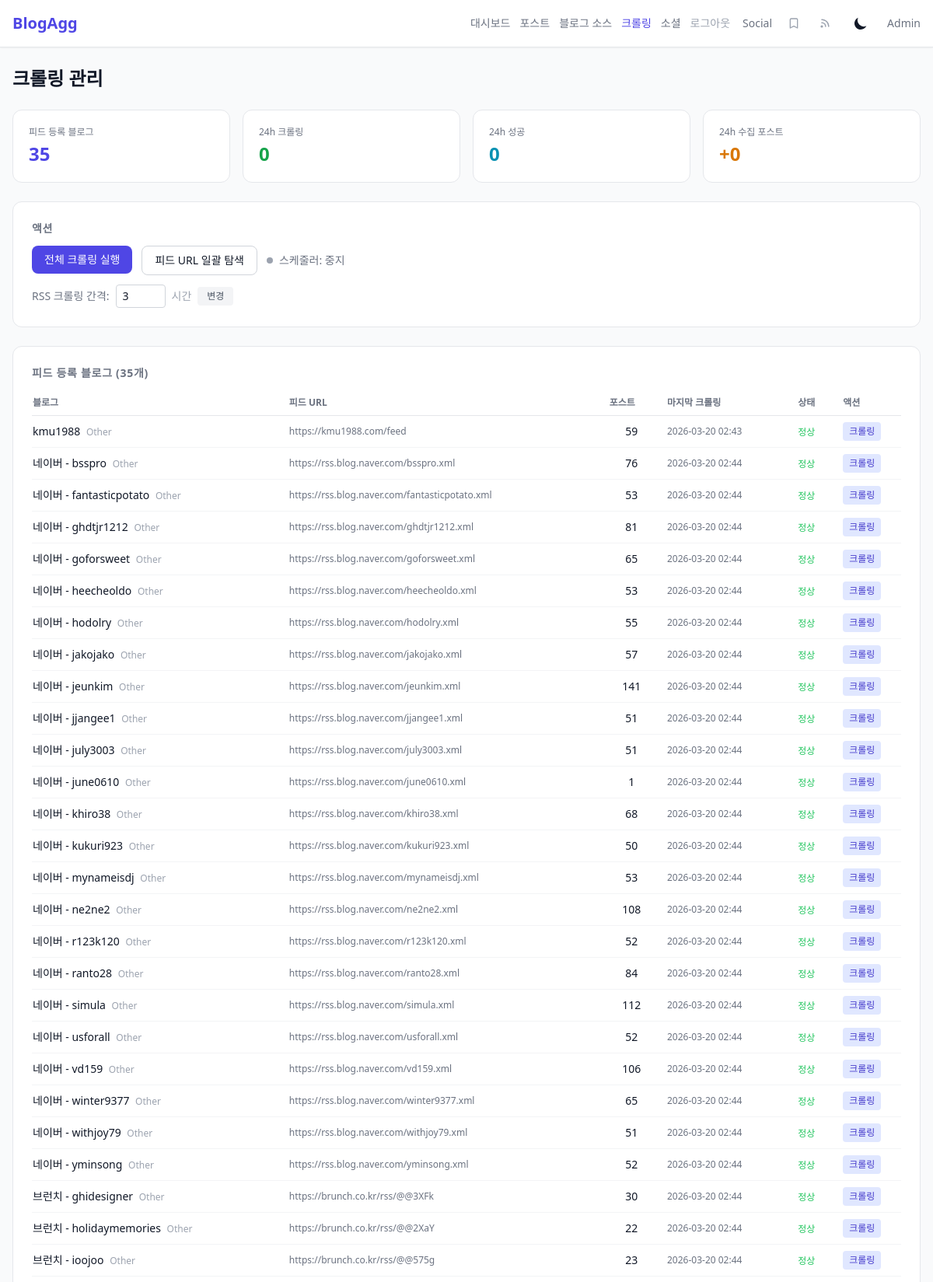
Page /admin/crawl (signed in, upper part) on the committed database.
### tables this page shows
CREATE TABLE blogs (
            id INTEGER PRIMARY KEY AUTOINCREMENT,
            name TEXT NOT NULL,
            url TEXT NOT NULL,
            feed_url TEXT,
            category TEXT,
            active INTEGER DEFAULT 1,
            description TEXT,
            created_at DATETIME DEFAULT CURRENT_TIMESTAMP
        , last_crawled_at TEXT, crawl_error TEXT);

### src/api/admin.py (the view)
@router.get("/crawl")
@require_auth
async def crawl_page(request: Request):
    repo = request.app.state.repo
    templates = request.app.state.templates
    blogs = repo.get_blogs_with_feed(active_only=False)
    post_counts = repo.get_blog_post_counts()
    for blog in blogs:
        blog["post_count"] = post_counts.get(blog["id"], 0)
    crawl_stats = repo.get_crawl_stats()
    recent_logs = repo.get_crawl_logs(limit=30)
    from src.scheduler import get_scheduler
    scheduler = get_scheduler()
    scheduler_running = scheduler is not None and scheduler.running if scheduler else False
    return templates.TemplateResponse("admin/crawl.html", {
        "request": request,
        "blogs": blogs,
        "crawl_stats": crawl_stats,
        "recent_logs": recent_logs,
        "scheduler_running": scheduler_running,
    })

### templates/admin/crawl.html (shortened to what this page needs)
{% extends "base.html" %}
{% block nav_extra %}
<div class="flex items-center gap-3 text-sm">
    <a href="/admin/" class="text-gray-500 hover:text-gray-700 dark:text-gray-400 dark:hover:text-gray-200">대시보드</a>
    <a href="/admin/posts" class="text-gray-500 hover:text-gray-700 dark:text-gray-400 dark:hover:text-gray-200">포스트</a>
    <a href="/admin/blogs" class="text-gray-500 hover:text-gray-700 dark:text-gray-400 dark:hover:text-gray-200">블로그 소스</a>
    <a href="/admin/crawl" class="text-indigo-600 dark:text-indigo-400 font-medium">크롤링</a>
    <a href="/admin/social" class="text-gray-500 hover:text-gray-700 dark:text-gray-400 dark:hover:text-gray-200">소셜</a>
    <a href="/admin/logout" class="text-gray-400 hover:text-red-500">로그아웃</a>
</div>
{% endblock %}
{% block content %}
<h1 class="text-2xl font-bold mb-6">크롤링 관리</h1>
<div class="grid grid-cols-2 sm:grid-cols-4 gap-4 mb-6">
    <div class="bg-white dark:bg-gray-800 rounded-xl p-5 border border-gray-200 dark:border-gray-700">
        <p class="text-xs text-gray-500 dark:text-gray-400 mb-1">피드 등록 블로그</p>
        <p class="text-2xl font-bold text-indigo-600 dark:text-indigo-400">{{ crawl_stats.total_with_feed }}</p>
    </div>
    <div class="bg-white dark:bg-gray-800 rounded-xl p-5 border border-gray-200 dark:border-gray-700">
        <p class="text-xs text-gray-500 dark:text-gray-400 mb-1">24h 크롤링</p>
        <p class="text-2xl font-bold text-green-600 dark:text-green-400">{{ crawl_stats.crawls_24h }}</p>
    </div>
    <div class="bg-white dark:bg-gray-800 rounded-xl p-5 border border-gray-200 dark:border-gray-700">
        <p class="text-xs text-gray-500 dark:text-gray-400 mb-1">24h 성공</p>
        <p class="text-2xl font-bold text-cyan-600 dark:text-cyan-400">{{ crawl_stats.success_24h }}</p>
    </div>
    <div class="bg-white dark:bg-gray-800 rounded-xl p-5 border border-gray-200 dark:border-gray-700">
        <p class="text-xs text-gray-500 dark:text-gray-400 mb-1">24h 수집 포스트</p>
        <p class="text-2xl font-bold text-amber-600 dark:text-amber-400">+{{ crawl_stats.posts_added_24h }}</p>
    </div>
</div>
<div class="bg-white dark:bg-gray-800 rounded-xl p-6 border border-gray-200 dark:border-gray-700 mb-6">
    <h2 class="text-sm font-semibold text-gray-500 dark:text-gray-400 uppercase tracking-wider mb-3">액션</h2>
    <div class="flex flex-wrap gap-3">
        <form method="post" action="/admin/crawl/all" onsubmit="this.querySelector('button').disabled=true; this.querySelector('button').textContent='크롤링 중...'">
            <button type="submit" class="px-4 py-2 bg-indigo-600 text-white text-sm rounded-lg hover:bg-indigo-700">
                전체 크롤링 실행
            </button>
        </form>
        <form method="post" action="/admin/blogs/find-all-feeds" onsubmit="this.querySelector('button').disabled=true; this.querySelector('button').textContent='탐색 중...'">
            <button type="submit" class="px-4 py-2 border border-gray-300 dark:border-gray-600 text-sm rounded-lg hover:bg-gray-50 dark:hover:bg-gray-700">
                피드 URL 일괄 탐색
            </button>
        </form>
        <div class="flex items-center gap-2 text-sm text-gray-500 dark:text-gray-400">
            <span class="inline-block w-2 h-2 rounded-full {% if scheduler_running %}bg-green-500{% else %}bg-gray-400{% endif %}"></span>
            스케줄러: {% if scheduler_running %}실행 중{% else %}중지{% endif %}
        </div>
    </div>
    <form method="post" action="/admin/crawl/schedule" class="flex items-center gap-2 mt-3">
        <label class="text-sm text-gray-500 dark:text-gray-400">RSS 크롤링 간격:</label>
        <input type="number" name="interval_hours" min="1" max="72"
               value="{{ request.app.state.config.get('scheduler', {}).get('interval_hours', 3) }}"
               class="w-16 px-2 py-1 text-sm rounded border border-gray-300 dark:border-gray-600 bg-white dark:bg-gray-700">
        <span class="text-sm text-gray-400">시간</span>
        <button type="submit" class="px-3 py-1 text-xs bg-gray-100 dark:bg-gray-700 text-gray-600 dark:text-gray-300 rounded hover:bg-gray-200 dark:hover:bg-gray-600">변경</button>
    </form>
</div>
<div class="bg-white dark:bg-gray-800 rounded-xl p-6 border border-gray-200 dark:border-gray-700 mb-6">
    <h2 class="text-sm font-semibold text-gray-500 dark:text-gray-400 uppercase tracking-wider mb-3">
        피드 등록 블로그 ({{ blogs | length }}개)
    </h2>
    {% if blogs %}
    <div class="overflow-x-auto">
        <table class="w-full text-sm">
            <thead>
                <tr class="border-b border-gray-200 dark:border-gray-700 text-left text-xs text-gray-500 uppercase">
                    <th class="py-2 pr-4">블로그</th>
                    <th class="py-2 pr-4">피드 URL</th>
                    <th class="py-2 pr-4">포스트</th>
                    <th class="py-2 pr-4">마지막 크롤링</th>
                    <th class="py-2 pr-4">상태</th>
                    <th class="py-2">액션</th>
                </tr>
            </thead>
            <tbody class="divide-y divide-gray-100 dark:divide-gray-700">
                {% for blog in blogs %}
                <tr>
                    <td class="py-2 pr-4">
                        <span class="font-medium">{{ blog.name }}</span>
                        <span class="text-xs text-gray-400 capitalize ml-1">{{ blog.category or "" }}</span>
                    </td>
                    <td class="py-2 pr-4 text-xs text-gray-500 max-w-xs truncate">{{ blog.feed_url or "-" }}</td>
                    <td class="py-2 pr-4 text-center">{{ blog.post_count }}</td>
                    <td class="py-2 pr-4 text-xs text-gray-500">{{ blog.last_crawled_at[:16] if blog.last_crawled_at else "-" }}</td>
                    <td class="py-2 pr-4">
                        {% if blog.crawl_error %}
                            <span class="text-xs text-red-500" title="{{ blog.crawl_error }}">오류</span>
                        {% elif blog.last_crawled_at %}
                            <span class="text-xs text-green-500">정상</span>
                        {% else %}
                            <span class="text-xs text-gray-400">미실행</span>
                        {% endif %}
                    </td>
                    <td class="py-2 flex gap-1">
                        <form method="post" action="/admin/crawl/{{ blog.id }}" class="inline">
                            <button type="submit" class="px-2 py-1 text-xs bg-indigo-100 dark:bg-indigo-900 text-indigo-700 dark:text-indigo-300 rounded hover:bg-indigo-200 dark:hover:bg-indigo-800">크롤링</button>
                        </form>
                    </td>
                </tr>
                {% endfor %}
            </tbody>
        </table>
    </div>
    {% else %}
    <p class="text-gray-400 text-sm">피드가 등록된 블로그가 없습니다. 블로그 소스 관리에서 피드 URL을 추가하거나 "피드 URL 일괄 탐색"을 실행하세요.</p>
    {% endif %}
</div>
{% endblock %}

### rows in the picture
blogs: name "kmu1988", category "Other", feed_url "https://kmu1988.com/feed", post_count "59", last_crawled_at "2026-03-20 02:43", shows "정상"
blogs: name "네이버 - bsspro", category "Other", feed_url "https://rss.blog.naver.com/bsspro.xml", post_count "76", last_crawled_at "2026-03-20 02:44", shows "정상"
blogs: name "네이버 - fantasticpotato", category "Other", feed_url "https://rss.blog.naver.com/fantasticpotato.xml", post_count "53", last_crawled_at "2026-03-20 02:44", shows "정상"
blogs: name "네이버 - ghdtjr1212", category "Other", feed_url "https://rss.blog.naver.com/ghdtjr1212.xml", post_count "81", last_crawled_at "2026-03-20 02:44", shows "정상"
blogs: name "네이버 - goforsweet", category "Other", feed_url "https://rss.blog.naver.com/goforsweet.xml", post_count "65", last_crawled_at "2026-03-20 02:44", shows "정상"
blogs: name "네이버 - heecheoldo", category "Other", feed_url "https://rss.blog.naver.com/heecheoldo.xml", post_count "53", last_crawled_at "2026-03-20 02:44", shows "정상"
blogs: name "네이버 - hodolry", category "Other", feed_url "https://rss.blog.naver.com/hodolry.xml", post_count "55", last_crawled_at "2026-03-20 02:44", shows "정상"
blogs: name "네이버 - jakojako", category "Other", feed_url "https://rss.blog.naver.com/jakojako.xml", post_count "57", last_crawled_at "2026-03-20 02:44", shows "정상"
blogs: name "네이버 - jeunkim", category "Other", feed_url "https://rss.blog.naver.com/jeunkim.xml", post_count "141", last_crawled_at "2026-03-20 02:44", shows "정상"
blogs: name "네이버 - jjangee1", category "Other", feed_url "https://rss.blog.naver.com/jjangee1.xml", post_count "51", last_crawled_at "2026-03-20 02:44", shows "정상"
blogs: name "네이버 - july3003", category "Other", feed_url "https://rss.blog.naver.com/july3003.xml", post_count "51", last_crawled_at "2026-03-20 02:44", shows "정상"
blogs: name "네이버 - june0610", category "Other", feed_url "https://rss.blog.naver.com/june0610.xml", post_count "1", last_crawled_at "2026-03-20 02:44", shows "정상"
blogs: name "네이버 - khiro38", category "Other", feed_url "https://rss.blog.naver.com/khiro38.xml", post_count "68", last_crawled_at "2026-03-20 02:44", shows "정상"
blogs: name "네이버 - kukuri923", category "Other", feed_url "https://rss.blog.naver.com/kukuri923.xml", post_count "50", last_crawled_at "2026-03-20 02:44", shows "정상"
blogs: name "네이버 - mynameisdj", category "Other", feed_url "https://rss.blog.naver.com/mynameisdj.xml", post_count "53", last_crawled_at "2026-03-20 02:44", shows "정상"
blogs: name "네이버 - ne2ne2", category "Other", feed_url "https://rss.blog.naver.com/ne2ne2.xml", post_count "108", last_crawled_at "2026-03-20 02:44", shows "정상"
blogs: name "네이버 - r123k120", category "Other", feed_url "https://rss.blog.naver.com/r123k120.xml", post_count "52", last_crawled_at "2026-03-20 02:44", shows "정상"
blogs: name "네이버 - ranto28", category "Other", feed_url "https://rss.blog.naver.com/ranto28.xml", post_count "84", last_crawled_at "2026-03-20 02:44", shows "정상"
blogs: name "네이버 - simula", category "Other", feed_url "https://rss.blog.naver.com/simula.xml", post_count "112", last_crawled_at "2026-03-20 02:44", shows "정상"
blogs: name "네이버 - usforall", category "Other", feed_url "https://rss.blog.naver.com/usforall.xml", post_count "52", last_crawled_at "2026-03-20 02:44", shows "정상"
blogs: name "네이버 - vd159", category "Other", feed_url "https://rss.blog.naver.com/vd159.xml", post_count "106", last_crawled_at "2026-03-20 02:44", shows "정상"
blogs: name "네이버 - winter9377", category "Other", feed_url "https://rss.blog.naver.com/winter9377.xml", post_count "65", last_crawled_at "2026-03-20 02:44", shows "정상"
blogs: name "네이버 - withjoy79", category "Other", feed_url "https://rss.blog.naver.com/withjoy79.xml", post_count "51", last_crawled_at "2026-03-20 02:44", shows "정상"
blogs: name "네이버 - yminsong", category "Other", feed_url "https://rss.blog.naver.com/yminsong.xml", post_count "52", last_crawled_at "2026-03-20 02:44", shows "정상"
blogs: name "브런치 - ghidesigner", category "Other", feed_url "https://brunch.co.kr/rss/@@3XFk", post_count "30", last_crawled_at "2026-03-20 02:44", shows "정상"
blogs: name "브런치 - holidaymemories", category "Other", feed_url "https://brunch.co.kr/rss/@@2XaY", post_count "22", last_crawled_at "2026-03-20 02:44", shows "정상"
blogs: name "브런치 - ioojoo", category "Other", feed_url "https://brunch.co.kr/rss/@@575g", post_count "23", last_crawled_at "2026-03-20 02:44", shows "정상"

### other values in the picture
{{ crawl_stats.total_with_feed }} "35"
{{ crawl_stats.crawls_24h }} "0"
{{ crawl_stats.success_24h }} "0"
{{ crawl_stats.posts_added_24h }} "0"
{{ blogs | length }} "35"
